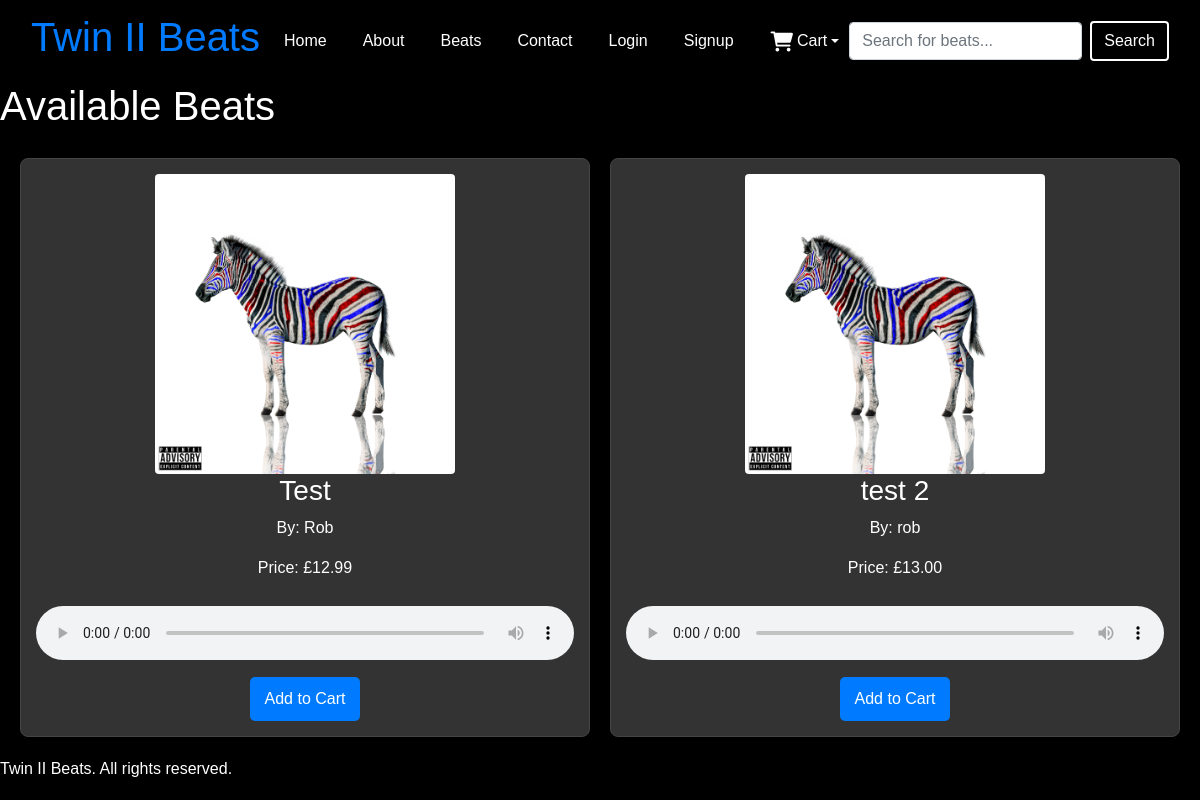
Screenshot of /instrumentals/ with the database file from the repository.
### instrumentals/models.py (models this page shows, shortened)
class Beat(models.Model):
    title = models.CharField(max_length=100)
    beat_id = models.UUIDField(default=uuid.uuid4, editable=False, unique=True)  # Unique beat ID
    producer = models.CharField(max_length=100)
    price = models.DecimalField(max_digits=10, decimal_places=2)
    cover_image = models.ImageField(upload_to='static/covers/', blank=True, null=True)
    audio_file = models.FileField(upload_to='static/audio/', blank=True, null=True)
    description = models.TextField(blank=True)
    release_date = models.DateField(null=True, blank=True)

### instrumentals/views.py (the view)
# urls.py: path('', views.beat_list, name='beats'),  # List all beats
def beat_list(request):
    beats = Beat.objects.all()  # Fetch all Beat instances
    is_admin = request.user.is_authenticated and request.user.is_staff  # Check if user is an admin
    return render(request, 'instrumentals/beatlist.html', {'beats': beats, 'is_admin': is_admin})

### bag/context_processors.py (called while the page is built, shortened)
def cart_items(request):
    total_quantity = 0
    total_price = 0
    cart_items = []
    bag = request.session.get('bag', {})
    return {
        'cart_items': cart_items,
        'cart_item_count': total_quantity,
        'total_quantity': total_quantity,
        'total_price': total_price,
    }

### templates/instrumentals/beatlist.html (shortened to what this page needs)
{% extends "base.html" %}
{% load static %}
{% block content %}
<h1>Available Beats</h1>
<div class="grid-container">
    {% for beat in beats %}
    <div class="grid-item">
        <img src="{{ beat.cover_image.url }}" alt="{{ beat.title }}" class="cover">
        <h3>{{ beat.title }}</h3>
        <p>By: {{ beat.producer }}</p>
        <p>Price: £{{ beat.price }}</p>
        <audio controls controlslist="nodownload">
            <source src="{{ beat.audio_file.url }}" type="audio/mpeg">
        </audio>
        <form method="POST" action="{% url 'add_to_cart' beat.id %}" style="display:inline;">
            <button type="submit">Add to Cart</button>
        </form>
    </div>
    {% endfor %}
</div>
{% endblock %}

### static/css/styles.css (style rules this page uses)
body { background-color: black; color: #ffffff; margin: 0; font-family: Arial, sans-serif; }
.cover { align-items: center; width: 300px; height: auto; }
.grid-container { display: grid; grid-template-columns: repeat(auto-fill, minmax(400px, 1fr)); gap: 20px; padding: 20px; }
.grid-item { background-color: #333333; color: #ffffff; border: 1px solid #444444; border-radius: 8px; padding: 15px; text-align: center; box-shadow: 0 4px 6px rgba(0, 0, 0, 0.5); transition: transform 0.2s, box-shadow 0.2s; }
.grid-item img.cover { max-width: 100%; height: auto; border-radius: 4px; }
.grid-item audio { margin-top: 10px; width: 100%; }
.grid-item button { background-color: #007bff; color: white; border: none; padding: 10px 15px; border-radius: 5px; cursor: pointer; margin-top: 10px; }

### rows the page displays
Beat: cover_image (picture), title "Test", producer "Rob", price "12.99"
Beat: cover_image (picture), title "test 2", producer "rob", price "13.00"
